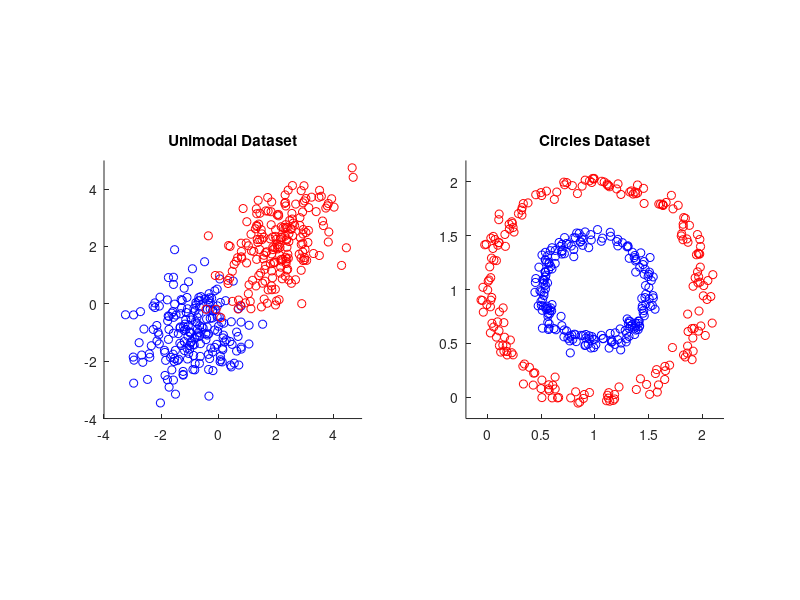
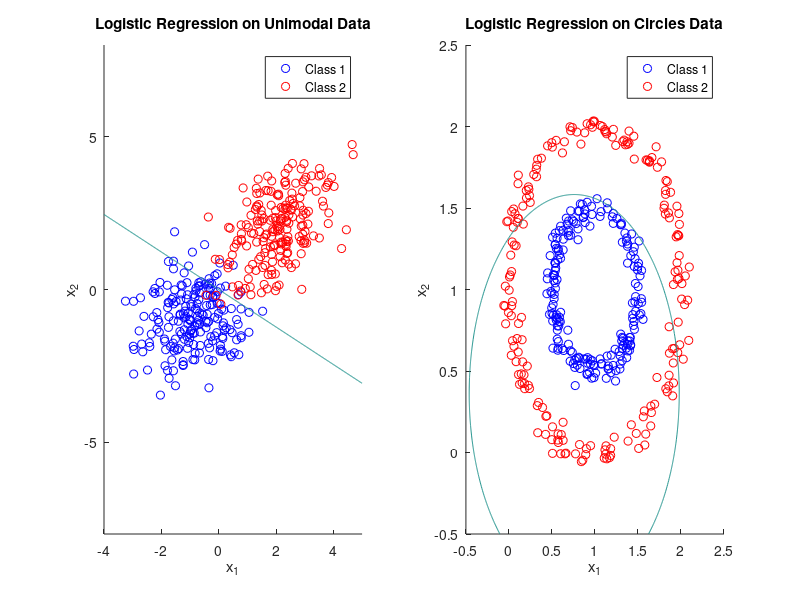
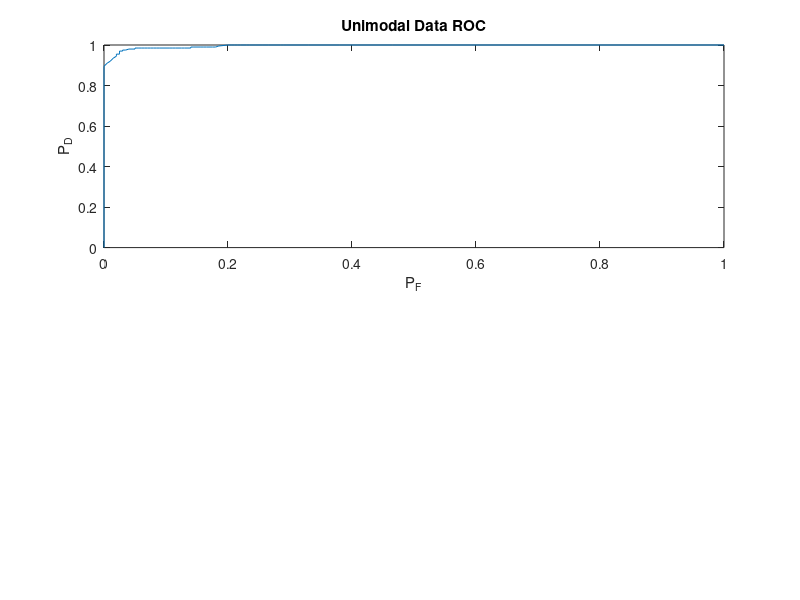

Write the MATLAB code that produced these figures, in order.
clear all;
close all;

circles = load('mlData.mat', 'circles');
unimodal = load('mlData.mat', 'unimodal');

xcircles = circles.circles.x;
x1circles = xcircles(:,1);
x2circles = xcircles(:,2);
ycircles = circles.circles.y;

xunimodal = unimodal.unimodal.x;
x1unimodal = xunimodal(:,1);
x2unimodal = xunimodal(:,2);
yunimodal  = unimodal.unimodal.y;

figure;
subplot(1,2,1);
scatter(xunimodal(1:200,1),xunimodal(1:200,2), 'b');
hold on;
scatter(xunimodal(201:400,1),xunimodal(201:400,2), 'r');
title('Unimodal Dataset');
xlim([-4, 5])
ylim([-4, 5])
axis square;

subplot(1,2,2);
scatter(xcircles(1:200,1),xcircles(1:200,2), 'b');
hold on;
scatter(xcircles(201:400,1),xcircles(201:400,2), 'r');
title('Circles Dataset');
xlim([-0.2, 2.2]);
ylim([-0.2, 2.2]);
axis square;

N1 = 200;
N = 400;
N2 = N - N1;

% Use logistic regression on unimodal data
uni_iota = xunimodal;

% uni_w_old = (uni_iota'*uni_iota)\uni_iota'*yunimodal;
q = rand(2,1);
uni_w_old = q;

% IRLS
for i = 1:100
    y = uni_w_old'*uni_iota';
    R = (y.*(1-y)).*eye(size(uni_iota,1));
    R_inv = 1./diag(R).*eye(size(uni_iota,1));
    Z = uni_iota*uni_w_old - R_inv*(y' - yunimodal);
    uni_w_new = (uni_iota'*R*uni_iota)\uni_iota'*R*Z;
    uni_w_old = uni_w_new;
end

[X, Y] = meshgrid(linspace(-4, 5, 500), linspace(-8, 8, 500));
uni_xbound = [X(:), Y(:)];
uni_pred = (uni_w_new'*uni_xbound').';
uni_sigmoid = 1./(1+exp(-uni_pred));

uni_a= (uni_w_new.'*uni_iota.').';
threshold = 1:-0.01:0;
uni_pred_y = 1./(1+exp(-uni_a)) > threshold;

uni_correct = 1  - sum(abs(yunimodal - uni_pred_y(:,51)))./N;

uni_p_D_log =  mean(yunimodal(N1+1:end) & uni_pred_y(N1+1:end,:),1);
uni_p_F_log = mean(~yunimodal(1:N1) & uni_pred_y(1:N1,:),1);

figure;
subplot(1,2,1);
scatter(x1unimodal(1:N1), x2unimodal(1:N1), 'b')
hold on
scatter(x1unimodal(N1+1:end), x2unimodal(N1+1:end), 'r')

contour(X, Y, reshape(uni_sigmoid,  [500, 500]), [0.5 0.5]);
title('Logistic Regression on Unimodal Data')
xlabel('x_1')
ylabel('x_2')
legend('Class 1', 'Class 2')
hold off

% Use logistic regression on circles data
xcircles = [xcircles x1circles.^2 + x2circles.^2]; % add 3rd basis function
circ_iota = [xcircles ones(size(xcircles,1),1)];
circ_w_old = (circ_iota'*circ_iota)\circ_iota'*ycircles;

for i = 1:100
    y = circ_w_old'*circ_iota';
    R = (y.*(1-y)).*eye(size(circ_iota,1));
    R_inv = 1./diag(R).*eye(size(circ_iota,1));
    Z = circ_iota*circ_w_old - R_inv*(y' - ycircles);
    circ_w_new = (circ_iota'*R*circ_iota)\circ_iota'*R*Z;
    circ_w_old = circ_w_new;
end

[X, Y] = meshgrid(linspace(-0.5, 2.5, 500), linspace(-0.5, 2.5, 500));
circ_xbound = [X(:), Y(:), X(:).^2+Y(:).^2, ones(500^2, 1)];
circ_pred = (circ_w_new.' * circ_xbound.');
circ_sigmoid = 1./(1+exp(-circ_pred));

circ_a= (circ_w_new.' * circ_iota.').';
circ_pred_y = 1./(1+exp(-circ_a)) > threshold;

circ_correct = 1  - sum(abs(ycircles - circ_pred_y(:,51)))./N;

circ_p_D_log =  mean(ycircles(N1+1:end) & circ_pred_y(N1+1:end,:),1);

circ_p_F_log = mean(~ycircles(1:N1) & circ_pred_y(1:N1,:),1);

subplot(1,2,2);
scatter(x1circles(1:N1), x2circles(1:N1), 'b')
hold on
scatter(x1circles(N1+1:end), x2circles(N1+1:end), 'r')

contour(X, Y, reshape(circ_sigmoid,  [500, 500]), [0.5 0.5]);
title('Logistic Regression on Circles Data')
xlabel('x_1')
ylabel('x_2')
legend('Class 1', 'Class 2')
hold off

figure;
subplot(2,1,1);
plot(uni_p_F_log, uni_p_D_log);
title('Unimodal Data ROC')
xlabel('P_F');
ylabel('P_D');
